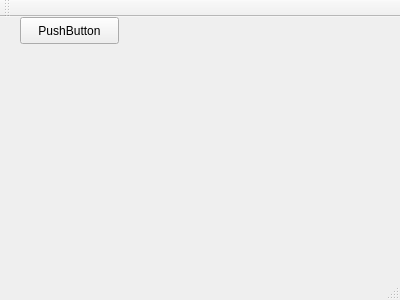
<?xml version="1.0" encoding="UTF-8"?>
<ui version="4.0">
 <class>MainWindow</class>
 <widget class="QMainWindow" name="MainWindow">
  <property name="geometry">
   <rect>
    <x>0</x>
    <y>0</y>
    <width>400</width>
    <height>300</height>
   </rect>
  </property>
  <property name="windowTitle">
   <string>MainWindow</string>
  </property>
  <widget class="QWidget" name="centralWidget">
   <widget class="QPushButton" name="pushButton">
    <property name="geometry">
     <rect>
      <x>20</x>
      <y>0</y>
      <width>99</width>
      <height>27</height>
     </rect>
    </property>
    <property name="text">
     <string>PushButton</string>
    </property>
   </widget>
  </widget>
  <widget class="QMenuBar" name="menuBar">
   <property name="geometry">
    <rect>
     <x>0</x>
     <y>0</y>
     <width>400</width>
     <height>25</height>
    </rect>
   </property>
  </widget>
  <widget class="QToolBar" name="mainToolBar">
   <attribute name="toolBarArea">
    <enum>TopToolBarArea</enum>
   </attribute>
   <attribute name="toolBarBreak">
    <bool>false</bool>
   </attribute>
  </widget>
  <widget class="QStatusBar" name="statusBar"/>
 </widget>
 <layoutdefault spacing="6" margin="11"/>
 <resources/>
 <connections/>
</ui>
